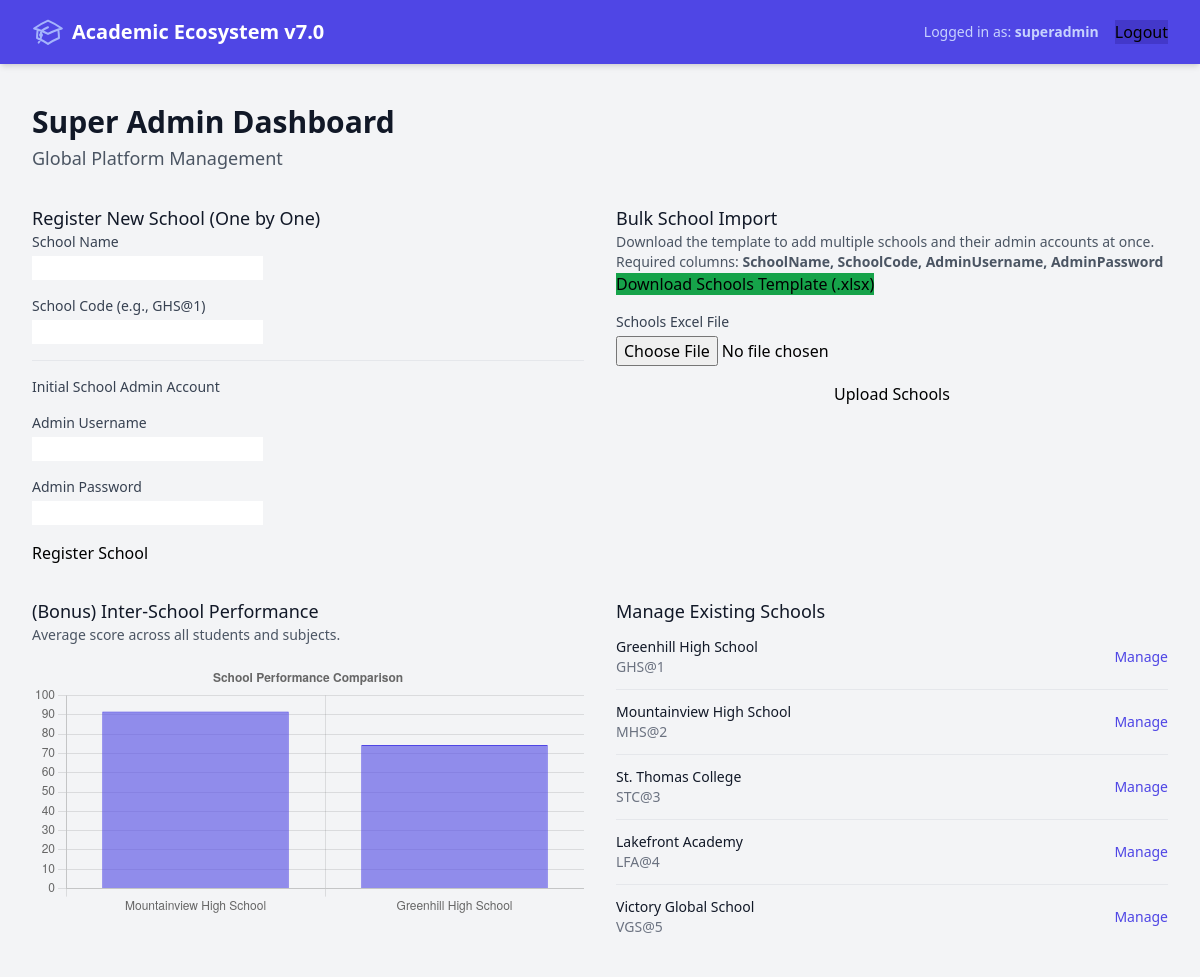
/dashboard/super_admin (signed in), run on the app's committed database.
### models.py (models this page shows, shortened)
class User(db.Model, UserMixin):
    id = db.Column(db.Integer, primary_key=True)
    username = db.Column(db.String(100), unique=True, nullable=False, index=True)
    password_hash = db.Column(db.String(256))
    role = db.Column(Enum(UserRole), nullable=False)
    school_id = db.Column(db.Integer, db.ForeignKey('school.id'), nullable=True)
    school = db.relationship('School', back_populates='users')
    student_profile = db.relationship('Student', back_populates='user', uselist=False, cascade="all, delete-orphan")
    teacher_profile = db.relationship('Teacher', back_populates='user', uselist=False, cascade="all, delete-orphan")
    parent_profile = db.relationship('Parent', back_populates='user', uselist=False, cascade="all, delete-orphan")

class School(db.Model):
    id = db.Column(db.Integer, primary_key=True)
    name = db.Column(db.String(150), nullable=False)
    school_code = db.Column(db.String(20), unique=True, nullable=False, index=True)
    users = db.relationship('User', back_populates='school', lazy=True)
    students = db.relationship('Student', back_populates='school', lazy=True)
    teachers = db.relationship('Teacher', back_populates='school', lazy=True)
    subjects = db.relationship('Subject', back_populates='school', lazy=True)
    parents = db.relationship('Parent', back_populates='school', lazy=True)

### app.py (the view, shortened to what this page needs)
@app.route('/dashboard/super_admin', methods=['GET', 'POST'])
@login_required
@role_required(UserRole.SUPER_ADMIN)
def super_admin_dashboard():
    form = SchoolRegistrationForm()
    bulk_form = SchoolUploadForm() # <-- NEW
    report = None
    schools = School.query.all()
    comparison_data = get_school_comparison()
    return render_template('dashboards/super_admin_dashboard.html', form=form, bulk_form=bulk_form, schools=schools, comparison_data=comparison_data, report=report)

### app.py (shortened to what this page needs)
class SchoolRegistrationForm(FlaskForm):
    school_name = StringField('School Name', validators=[DataRequired(), Length(min=3, max=150)])
    school_code = StringField('School Code (e.g., GHS@1)', validators=[DataRequired(), Length(min=3, max=20)])
    admin_username = StringField('Admin Username', validators=[DataRequired(), Length(min=4, max=100)])
    admin_password = PasswordField('Admin Password', validators=[DataRequired(), Length(min=6)])
    submit = SubmitField('Register School')

class SchoolUploadForm(FlaskForm):
    school_file = FileField('Schools Excel File', validators=[DataRequired(), FileAllowed(['xlsx'], 'Excel files only!')])
    submit_schools = SubmitField('Upload Schools')

### app.py (called while the page is built)
@login_manager.user_loader
def load_user(user_id):
    return User.query.get(int(user_id))

def role_required(role):
    def decorator(f):
        @wraps(f)
        def decorated_function(*args, **kwargs):
            if not current_user.is_authenticated or current_user.role != role:
                abort(403)
            return f(*args, **kwargs)
        return decorated_function
    return decorator

### utils/analytics.py (called while the page is built)
def get_school_comparison():
    query = db.session.query(
        School.name,
        func.avg(Grade.marks).label('average_score')
    ).join(
        Student, School.id == Student.school_id
    ).join(
        Grade, Student.id == Grade.student_id
    ).group_by(
        School.name
    ).order_by(
        func.avg(Grade.marks).desc()
    ).all()
    labels = [row.name for row in query]
    data = [round(row.average_score, 2) for row in query]
    return {'labels': labels, 'data': data}

### templates/dashboards/super_admin_dashboard.html (shortened to what this page needs)
{% extends "base.html" %}
{% block content %}
<h1 class="text-3xl font-bold text-gray-900">Super Admin Dashboard</h1>
<p class="mt-1 text-lg text-gray-600">Global Platform Management</p>
<div class="mt-8 grid grid-cols-1 md:grid-cols-2 gap-8">
    <div class="card">
        <div class="card-header">
            <h3 class="text-lg font-medium text-gray-900">Register New School (One by One)</h3>
        </div>
        <div class="card-body">
            <form method="POST" action="" novalidate>
                <div class="space-y-4">
                    <div>
                        {{ form.school_name.label(class="block text-sm font-medium text-gray-700") }}
                        {{ form.school_name(class="form-input mt-1") }}
                    </div>
                    <div>
                        {{ form.school_code.label(class="block text-sm font-medium text-gray-700") }}
                        {{ form.school_code(class="form-input mt-1") }}
                    </div>
                    <hr/>
                    <p class="text-sm font-medium text-gray-700">Initial School Admin Account</p>
                    <div>
                        {{ form.admin_username.label(class="block text-sm font-medium text-gray-700") }}
                        {{ form.admin_username(class="form-input mt-1") }}
                    </div>
                    <div>
                        {{ form.admin_password.label(class="block text-sm font-medium text-gray-700") }}
                        {{ form.admin_password(class="form-input mt-1", type="password") }}
                        </div>
                    <div>
                        {{ form.submit(class="btn btn-primary") }}
                    </div>
                </div>
            </form>
        </div>
    </div>
    <div class="card">
        <div class="card-header">
            <h3 class="text-lg font-medium text-gray-900">Bulk School Import</h3>
        </div>
        <div class="card-body space-y-4">
            <p class="text-sm text-gray-600">
                Download the template to add multiple schools and their admin accounts at once.
                Required columns: <strong>SchoolName, SchoolCode, AdminUsername, AdminPassword</strong>
            </p>
            <a href="{{ url_for('super_admin_download_template') }}"
               class="w-full text-center btn bg-green-600 hover:bg-green-700">
                Download Schools Template (.xlsx)
            </a>
            <form method="POST" action="" enctype="multipart/form-data">
                <div>
                    {{ bulk_form.school_file.label(class="block text-sm font-medium text-gray-700") }}
                    {{ bulk_form.school_file(class="form-input mt-1") }}
                </div>
                <div>
                    {{ bulk_form.submit_schools(class="w-full btn btn-primary mt-4") }}
                </div>
            </form>
        </div>
    </div>
</div>
<div class="mt-8 grid grid-cols-1 md:grid-cols-2 gap-8">
    <div class="card">
        <div class="card-header">
            <h3 class="text-lg font-medium text-gray-900">(Bonus) Inter-School Performance</h3>
        </div>
        <div class="card-body">
            <p class="text-sm text-gray-600 mb-4">Average score across all students and subjects.</p>
            <div class="h-64">
                <canvas id="schoolComparisonChart"></canvas>
            </div>
        </div>
    </div>
    <div class="card">
        <div class="card-header">
            <h3 class="text-lg font-medium text-gray-900">Manage Existing Schools</h3>
        </div>
        <div class="card-body">
            <ul role="list" class="divide-y divide-gray-200">
                {% for school in schools %}
                <li class="py-3 flex justify-between items-center">
                    <div>
                        <p class="text-sm font-medium text-gray-900">{{ school.name }}</p>
                        <p class="text-sm text-gray-500">{{ school.school_code }}</p>
                    </div>
                    <a href="#" class="text-sm font-medium text-indigo-600 hover:text-indigo-500">Manage</a>
                </li>
                {% else %}
                <li class="py-3">
                    <p class="text-sm text-gray-500">No schools registered yet.</p>
                </li>
                {% endfor %}
            </ul>
        </div>
    </div>
</div>
<script>
document.addEventListener('DOMContentLoaded', () => {
    const ctx = document.getElementById('schoolComparisonChart').getContext('2d');
    const chartData = {{ comparison_data | tojson }};
    new Chart(ctx, {
        type: 'bar',
        data: {
            labels: chartData.labels,
            datasets: [{
                label: 'Average Score',
                data: chartData.data,
                backgroundColor: 'rgba(79, 70, 229, 0.6)',
                borderColor: 'rgba(79, 70, 229, 1)',
                borderWidth: 1
            }]
        },
        options: {
            responsive: true,
            maintainAspectRatio: false,
            scales: {
                y: { beginAtZero: true, max: 100 }
            },
            plugins: {
                legend: { display: false },
                title: { display: true, text: 'School Performance Comparison' }
            }
        }
    });
});
</script>
{% endblock %}

### templates/base.html (shortened to what this page needs)
<!DOCTYPE html>
<html lang="en" class="h-full bg-gray-100">
<head>
    <script src="https://cdn.tailwindcss.com"></script>
</head>
<body class="h-full">
    <div x-data="{ sidebarOpen: false }">
        <nav class="bg-indigo-600 shadow-md">
            <div class="max-w-7xl mx-auto px-4 sm:px-6 lg:px-8">
                <div class="flex justify-between h-16">
                    <div class="flex items-center">
                        <a href="{{ url_for('select_school') }}" class="flex-shrink-0 flex items-center">
                            <span class="ml-2 text-white font-bold text-xl">Academic Ecosystem v7.0</span>
                        </a>
                    </div>
                    <div class="flex items-center">
                        {% if current_user.is_authenticated %}
                            <span class="text-indigo-200 text-sm mr-4 hidden sm:block">
                                Logged in as: <strong>{{ current_user.username }}</strong>
                            </span>
                            <a href="{{ url_for('logout') }}" class="btn bg-indigo-700 hover:bg-indigo-800">Logout</a>
                        {% else %}
                             <span class="text-indigo-200 text-sm">Welcome, Guest</span>
                        {% endif %}
                    </div>
                </div>
            </div>
        </nav>
        <main class="max-w-7xl mx-auto py-10 px-4 sm:px-6 lg:px-8">
            {% block content %}{% endblock %}
        </main>
    </div>
</body>
</html>

### templates/base.html (style rules this page uses)
.form-input { @apply block w-full px-3 py-2 border border-gray-300 rounded-md shadow-sm placeholder-gray-400 focus:outline-none focus:ring-indigo-500 focus:border-indigo-500 sm:text-sm; }
.btn { @apply inline-flex justify-center py-2 px-4 border border-transparent shadow-sm text-sm font-medium rounded-md text-white; }
.btn-primary { @apply bg-indigo-600 hover:bg-indigo-700 focus:outline-none focus:ring-2 focus:ring-offset-2 focus:ring-indigo-500; }
.card { @apply bg-white shadow-lg rounded-lg overflow-hidden; }
.card-header { @apply bg-gray-50 px-6 py-4 border-b border-gray-200; }
.card-body { @apply p-6; }

### data on the page
User: username "superadmin"
School: name "Greenhill High School", school_code "GHS@1"
School: name "Mountainview High School", school_code "MHS@2"
School: name "St. Thomas College", school_code "STC@3"
School: name "Lakefront Academy", school_code "LFA@4"
School: name "Victory Global School", school_code "VGS@5"

### other printed values
chart data {{ comparison_data | tojson }} {"data": [91.67, 74.33], "labels": ["Mountainview High School", "Greenhill High School"]}
